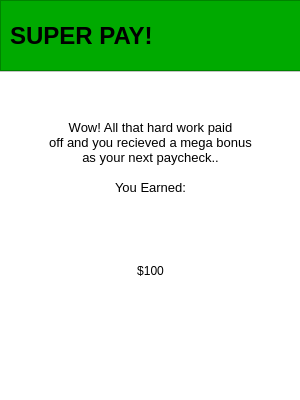
<?xml version="1.0" encoding="UTF-8"?>
<ui version="4.0">
 <class>SuperMoneyPopupDialog</class>
 <widget class="QDialog" name="SuperMoneyPopupDialog">
  <property name="geometry">
   <rect>
    <x>0</x>
    <y>0</y>
    <width>300</width>
    <height>400</height>
   </rect>
  </property>
  <property name="windowTitle">
   <string>Dialog</string>
  </property>
  <widget class="QGraphicsView" name="graphicsView">
   <property name="geometry">
    <rect>
     <x>0</x>
     <y>0</y>
     <width>301</width>
     <height>71</height>
    </rect>
   </property>
   <property name="styleSheet">
    <string notr="true">background-color: rgb(0, 170, 0);</string>
   </property>
  </widget>
  <widget class="QLabel" name="label">
   <property name="geometry">
    <rect>
     <x>10</x>
     <y>10</y>
     <width>141</width>
     <height>51</height>
    </rect>
   </property>
   <property name="font">
    <font>
     <pointsize>18</pointsize>
     <italic>false</italic>
     <bold>true</bold>
    </font>
   </property>
   <property name="text">
    <string>SUPER PAY!!</string>
   </property>
  </widget>
  <widget class="QTextBrowser" name="textBrowser">
   <property name="geometry">
    <rect>
     <x>-5</x>
     <y>71</y>
     <width>311</width>
     <height>341</height>
    </rect>
   </property>
   <property name="styleSheet">
    <string notr="true">background-color: rgb(255, 255, 255);</string>
   </property>
   <property name="html">
    <string>&lt;!DOCTYPE HTML PUBLIC &quot;-//W3C//DTD HTML 4.0//EN&quot; &quot;http://www.w3.org/TR/REC-html40/strict.dtd&quot;&gt;
&lt;html&gt;&lt;head&gt;&lt;meta name=&quot;qrichtext&quot; content=&quot;1&quot; /&gt;&lt;meta charset=&quot;utf-8&quot; /&gt;&lt;style type=&quot;text/css&quot;&gt;
p, li { white-space: pre-wrap; }
hr { height: 1px; border-width: 0; }
li.unchecked::marker { content: &quot;\2610&quot;; }
li.checked::marker { content: &quot;\2612&quot;; }
&lt;/style&gt;&lt;/head&gt;&lt;body style=&quot; font-family:'Segoe UI'; font-size:9pt; font-weight:400; font-style:normal;&quot;&gt;
&lt;p align=&quot;center&quot; style=&quot;-qt-paragraph-type:empty; margin-top:0px; margin-bottom:0px; margin-left:0px; margin-right:0px; -qt-block-indent:0; text-indent:0px;&quot;&gt;&lt;br /&gt;&lt;/p&gt;
&lt;p align=&quot;center&quot; style=&quot;-qt-paragraph-type:empty; margin-top:0px; margin-bottom:0px; margin-left:0px; margin-right:0px; -qt-block-indent:0; text-indent:0px; font-size:10pt; color:#000000;&quot;&gt;&lt;br /&gt;&lt;/p&gt;
&lt;p align=&quot;center&quot; style=&quot;-qt-paragraph-type:empty; margin-top:0px; margin-bottom:0px; margin-left:0px; margin-right:0px; -qt-block-indent:0; text-indent:0px; font-size:10pt;&quot;&gt;&lt;br /&gt;&lt;/p&gt;
&lt;p align=&quot;center&quot; style=&quot; margin-top:0px; margin-bottom:0px; margin-left:0px; margin-right:0px; -qt-block-indent:0; text-indent:0px;&quot;&gt;&lt;span style=&quot; font-size:10pt; color:#000000;&quot;&gt;Wow! All that hard work paid&lt;/span&gt;&lt;/p&gt;
&lt;p align=&quot;center&quot; style=&quot; margin-top:0px; margin-bottom:0px; margin-left:0px; margin-right:0px; -qt-block-indent:0; text-indent:0px;&quot;&gt;&lt;span style=&quot; font-size:10pt; color:#000000;&quot;&gt;off and you recieved a mega bonus&lt;/span&gt;&lt;/p&gt;
&lt;p align=&quot;center&quot; style=&quot; margin-top:0px; margin-bottom:0px; margin-left:0px; margin-right:0px; -qt-block-indent:0; text-indent:0px;&quot;&gt;&lt;span style=&quot; font-size:10pt; color:#000000;&quot;&gt;as your next paycheck..&lt;/span&gt;&lt;/p&gt;
&lt;p align=&quot;center&quot; style=&quot;-qt-paragraph-type:empty; margin-top:0px; margin-bottom:0px; margin-left:0px; margin-right:0px; -qt-block-indent:0; text-indent:0px; font-size:10pt; color:#000000;&quot;&gt;&lt;br /&gt;&lt;/p&gt;
&lt;p align=&quot;center&quot; style=&quot; margin-top:0px; margin-bottom:0px; margin-left:0px; margin-right:0px; -qt-block-indent:0; text-indent:0px;&quot;&gt;&lt;span style=&quot; font-size:10pt; color:#000000;&quot;&gt;You Earned:&lt;/span&gt;&lt;/p&gt;&lt;/body&gt;&lt;/html&gt;</string>
   </property>
  </widget>
  <widget class="QLabel" name="moneyLabel">
   <property name="geometry">
    <rect>
     <x>80</x>
     <y>250</y>
     <width>141</width>
     <height>41</height>
    </rect>
   </property>
   <property name="layoutDirection">
    <enum>Qt::LayoutDirection::LeftToRight</enum>
   </property>
   <property name="styleSheet">
    <string notr="true">color:black;</string>
   </property>
   <property name="text">
    <string>$100</string>
   </property>
   <property name="alignment">
    <set>Qt::AlignmentFlag::AlignCenter</set>
   </property>
  </widget>
 </widget>
 <resources/>
 <connections/>
</ui>
